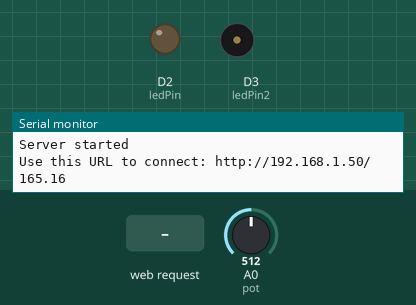
Recording of a sketch running on a simulated ESP8266 (NodeMCU). Parts: output pins drawn as LEDs (lit = HIGH), buzzer (waves = sounding), the last lines printed to the serial monitor. The test bench sets the inputs (shaded band); at power-on: A0 (pot) = 512. WiFi joins after 1.5 s; servers stay silent unless stated; pins used as bus, display or sensor lines are not drawn.

Above: at 2.7 s.
2.8 s: HTTP request GET /R=ON received
At 6.7 s:
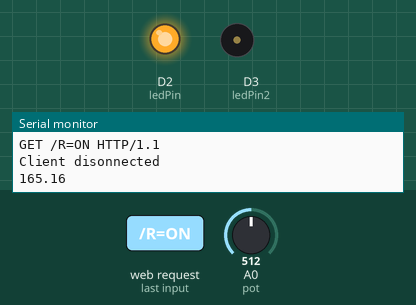
9.1 s: A0 (pot) set to 76
12.6 s: A0 (pot) set to 67
At 13.3 s:
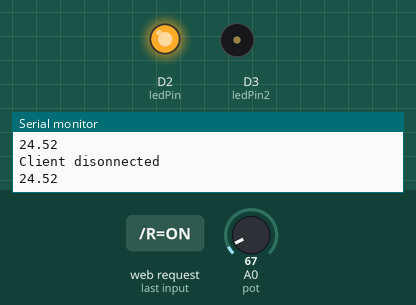
15.5 s: A0 (pot) set to 122
At 18.3 s:
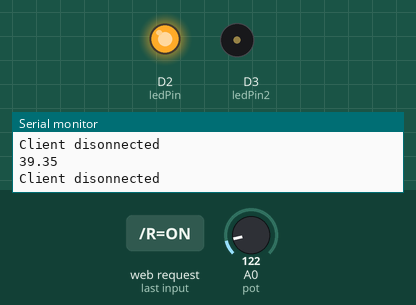
21.8 s: A0 (pot) set to 13
At 22.8 s:
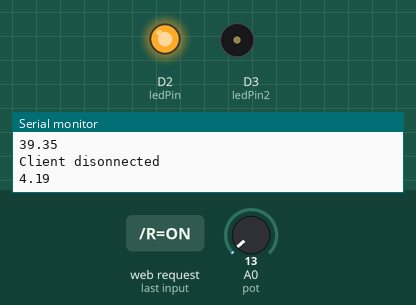
24.7 s: HTTP request GET /R=OFF received
At 26.1 s:
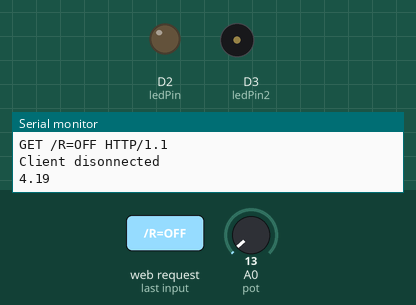
Timing chart, 0 to 27.7 s (numbered marks = the images above; inputs shaded):
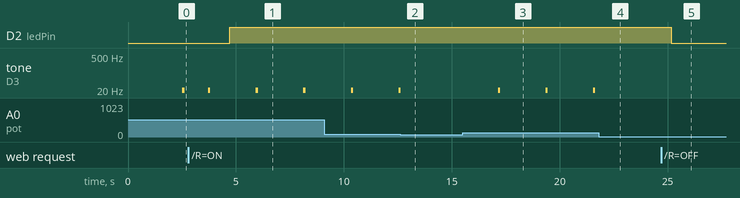

Measured:
- the behaviour switches between 72 and 71 on A0 (pot) (found by bisection; images 1 and 2)
- after the input at 2.8 s, D2 (ledPin): LOW → HIGH after 1.9 s
- after the input at 12.6 s, tone on D3 (ledPin2): goes on until 12.6 s, then stays silent
- after the input at 15.5 s, tone on D3 (ledPin2): alternates 1 Hz for 0.10 s and silent for 2.1 s, starting after 1.6 s
- after the input at 21.8 s, tone on D3 (ledPin2): stays silent (without the input it goes to 1 Hz after 2.0 s)
- after the input at 24.7 s, D2 (ledPin): HIGH → LOW after 0.46 s
- by itself, tone on D3 (ledPin2): alternates 1 Hz for 0.10 s and silent for 2.1 s

The sketch:

temperature_realy_task2.ino
```cpp
#include <ESP8266WiFi.h>
const char ssid[20] = "ONEPLUS_7p";
const char password[20] = "12345678";
WiFiServer server(80);
int pot = A0;
int ledPin=D2;
int ledPin2=D3;
float Vref = 3.3;
float resolution = Vref / 1023;
int cnt=0;
void setup() {
  Serial.begin(115200);
  delay(10);
  Serial.println();
  Serial.println();
  Serial.print("Connecting to ");
  Serial.println(ssid);
  WiFi.begin(ssid, password);
  while (WiFi.status() != WL_CONNECTED) {
    delay(500);
    Serial.print(".");
    Serial.println("");
    Serial.println("WiFi connected");
    // Start the server
    server.begin();
    Serial.println("Server started");
    Serial.print("Use this URL to connect: ");
    Serial.print("http://");
    Serial.print(WiFi.localIP());
    Serial.println("/");
    //Serial.begin(9600);
    pinMode(pot, INPUT);
//    pinMode(irPin2, INPUT);
  pinMode(ledPin, OUTPUT);
  pinMode(ledPin2, OUTPUT);
  }
}

void loop()
{
  float temperature = analogRead(A0);
  temperature = (temperature * resolution);
  temperature = temperature*100;
  Serial.println(temperature);
WiFiClient client = server.available();
  int value = LOW;
String request = client.readStringUntil('\r'); Serial.println(request);
client.flush();

  client.println("HTTP/1.1 200 OK");
  client.println("Content-Type: text/html");
 client.println(""); // do not forget this one
  client.println("<!DOCTYPE HTML>");
  client.println("<html>");
  client.println("<h1>Temperature SENSOR DATA</h1>");
  client.print("<h2>Server Reading:</h2>");
  client.println("<br><br>");

  //server.handleClient();
  client.println("temperature=");
  client.println(temperature);
  client.print("Led is now: ");

  if(temperature>=23){
    digitalWrite(ledPin2, HIGH);
    tone(D3, 1, 100);
    delay(1000);
    }digitalWrite(ledPin2, LOW);
//digitalWrite(ledPin, HIGH);
if (request.indexOf("/R=ON") != -1) {
  digitalWrite(ledPin, HIGH);
value = HIGH;
}
if (request.indexOf("/R=OFF") != -1)
{
digitalWrite(ledPin, LOW);
value = LOW;
}
if(value == HIGH) {
client.print("On"); } else {
client.print("Off"); }
client.println("<br><br>");
client.println("<a href=\"/R=ON\"\"><button>On </button></a>"); client.println("<a href=\"/R=OFF\"\"><button>Off </button></a><br />"); client.println("</html>");
delay(1);
Serial.println("Client disonnected"); Serial.println("");
  delay(200);


}
```
